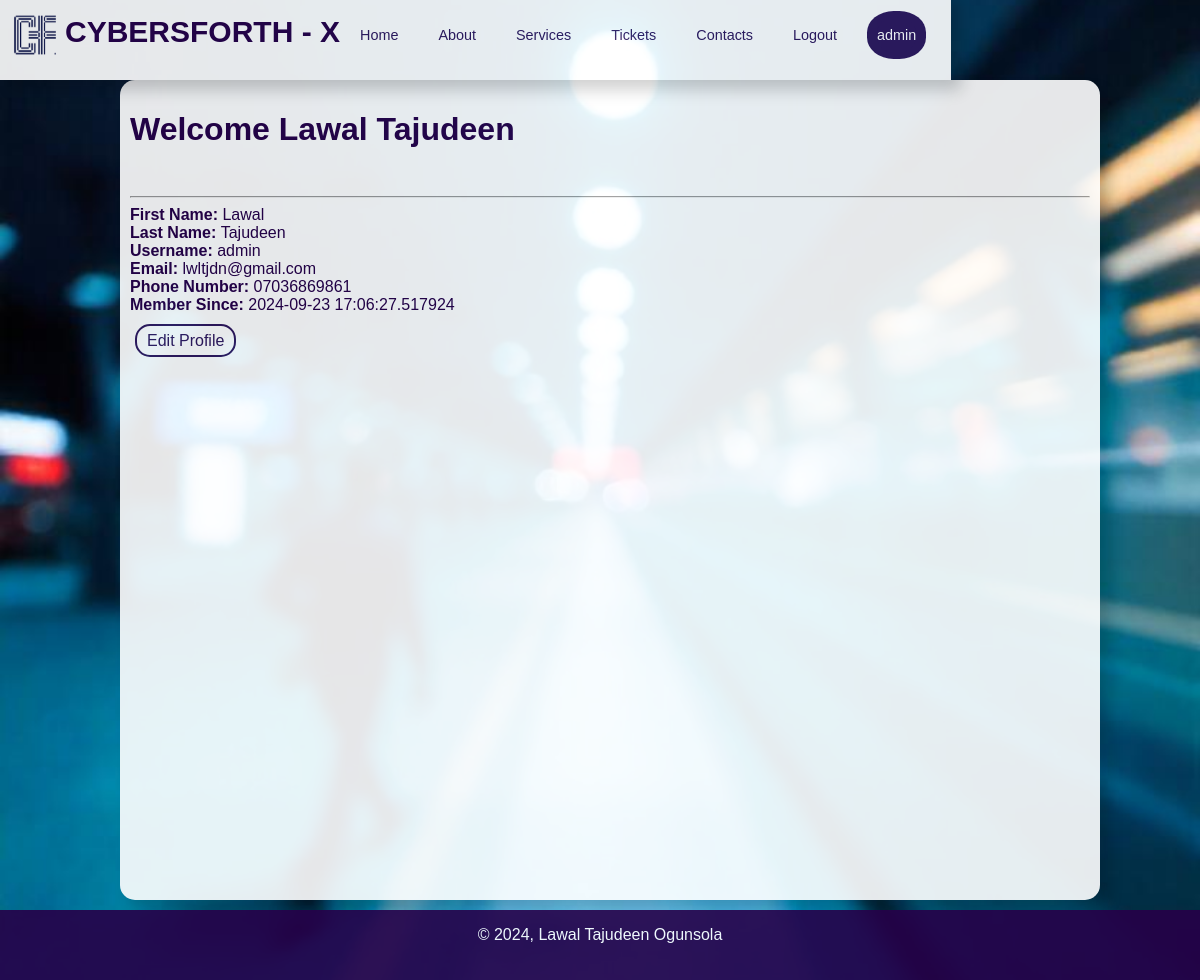
The app's page /dashboard (signed in) with its own data.
### app/base_model.py (models this page shows, shortened)
class User(db.Model, UserMixin):
    __tablename__ = 'users'
    ''' User id - this is a unique primary key, autoincrement.'''
    id = db.Column(db.Integer,
                   primary_key=True)
    '''username - unique and not null'''
    username = db.Column(db.String(80),
                         unique=True,
                         nullable=False)
    '''Admin or not'''
    is_admin = db.Column(db.Boolean, default=False)
    '''name of business or organisation'''
    business_name = db.Column(db.String(200),
                              default='CYBERSFORTH X SERVICES')
    '''business logo'''
    profile_picture = db.Column(db.String(120),
                                nullable=True)
    '''user email - unique, not null'''
    email = db.Column(db.String(120),
                      unique=True,
                      nullable=False)
    '''user password - not unique and not null'''
    password_hash = db.Column(db.String(255),
                         nullable=False)
    '''user's first & last names - not null'''
    first_name = db.Column(db.String(50),
                           nullable=False)
    last_name = db.Column(db.String(50),
                          nullable=False)
    '''user's phone number - unique, not null'''
    phone_number = db.Column(db.String(15),
                             nullable=True)
    ''' tickets & appointment relationship'''
    tickets = db.relationship('Ticket',
                              backref='creator',
                              lazy=True)
    appointments = db.relationship('Appointment',
                                   backref='creator',
                                   lazy=True)
    created_at = db.Column(db.DateTime,
                           nullable=False,
                           default=datetime.now(timezone.utc))

### app/routes.py (the view)
@routes.route('/dashboard', methods=['GET', 'POST'])
@login_required
def Dashboard():
    return render_template('dashboard.html')

### templates/dashboard.html
{% extends "layout.html" %}
{% block header %}
<link rel='stylesheet' href="{{ url_for('static', filename='./css/dashboard.css') }}">
{% endblock header %}
{% block contents %}
<div>
    <h1>Welcome {{ current_user.first_name }} {{ current_user.last_name }}</h1>
</div><br/>
<hr/>
<strong>First Name: </strong>{{ current_user.first_name }}<br/>
<strong>Last Name: </strong>{{ current_user.last_name }}<br/>
<strong>Username: </strong>{{ current_user.username }}<br/>
<strong>Email: </strong>{{ current_user.email }} <br/>
<strong>Phone Number: </strong>{{ current_user.phone_number}}<br/>
<strong>Member Since: </strong>{{ current_user.created_at }}<br/><br/>
<a class='edit_profile' href='#'>Edit Profile</a>
{% endblock contents %}

### templates/header.html (shortened to what this page needs)
{% block header %}
<link rel='stylesheet' href="{{ url_for('static', filename='header.css') }}" />
{% endblock %}
{% block contents %}
<nav>
    <div class='divHead'>
        <img src="{{ url_for('static', filename='./images/logo.png') }}" alt="brand logo">
        <h1>CYBERSFORTH - X</h1>
    </div>
    <div>
        <ul class='nav-links'>
            <li>
                <a href="{{ url_for('routes.Home') }}">Home</a>
            </li>
            <li>
                <a href="{{ url_for('routes.About') }}">About</a>
            </li>
            <li>
                <a href="{{ url_for('routes.Ticket_page') }}">Services</a>
            </li>
            <li>
                <a href="{{ url_for('routes.View_tickets') }}">Tickets</a>
            </li>
            <li>
                <a href='#'>Contacts</a>
            </li>
            {% if current_user.is_authenticated %}
                <li>
                    <a href="{{ url_for('routes.Logout') }}" >Logout</a>
                </li>
                <li class='user_profile'>
                    <a href="{{ url_for('routes.Dashboard') }}" >{{ current_user.username }}</a>
                </li>
            {% endif %}
        </ul>
    </div>
</nav>
{% endblock contents %}

### static/css/layout.css (style rules this page uses)
body { background-color: #c0c0c0; padding: 0; margin: 0; opacity: 0.9; }
body { margin: 0; font-family: Arial, sans-serif; background-image: url('../images/bg-2.jpeg'); background-size: cover; background-attachment: fixed; background-position: center; background-repeat: no-repeat; color: #333; }
nav { display: flex; height: 70px; padding: 10px; justify-content: space-between; align-content: center; align-items: center; box-shadow: 10px 10px 15px rgba(0, 0, 0, 0.2); }
nav img { height: 50px; width: 50px; }
.divHead { display: flex; flex-wrap: wrap; justify-content: center; align-content: center; text-align: center; }
.divHead h1 { color: #260049; font-size: 30px; margin: 5px; }
nav { background-color: #fff; }
nav ul { list-style-type: none; padding: 0; margin: 0; display: flex; align-items: center; }
nav ul li { margin-right: 15px; font-size: 90%; }
nav ul li a, .edit_profile { color: #2E175D; text-decoration: none; }
nav ul li, .edit_profile { margin: 8px, 0; text-align: center; width: 80%; padding: 6px 10px; transition: #2E175D 0.5s ease, #fff 0.3s ease; position: relative; margin: 5px; border-radius: 15px; }
nav ul li a { color: #2E175D; text-decoration: none; width: 100%; height: 100%; display: block; padding: 10px 0; box-sizing: border-box; }
.edit_profile { border: 2px solid #2E175D; }
.user_profile, .user_profile a { background-color: #2E175D; color: #fff; border-radius: 45%; }

### static/css/header.css (style rules this page uses)
nav ul { list-style-type: none; padding: 0; margin: 0; display: flex; align-items: center; }
nav ul li { margin-right: 15px; font-size: 90%; }
nav ul li a { color: #2E175D; text-decoration: none; }

### records on screen
User: username "admin", first_name "Lawal", last_name "Tajudeen", email "lwltjdn@gmail.com", phone_number "07036869861", created_at "2024-09-23 17:06:27.517924"
